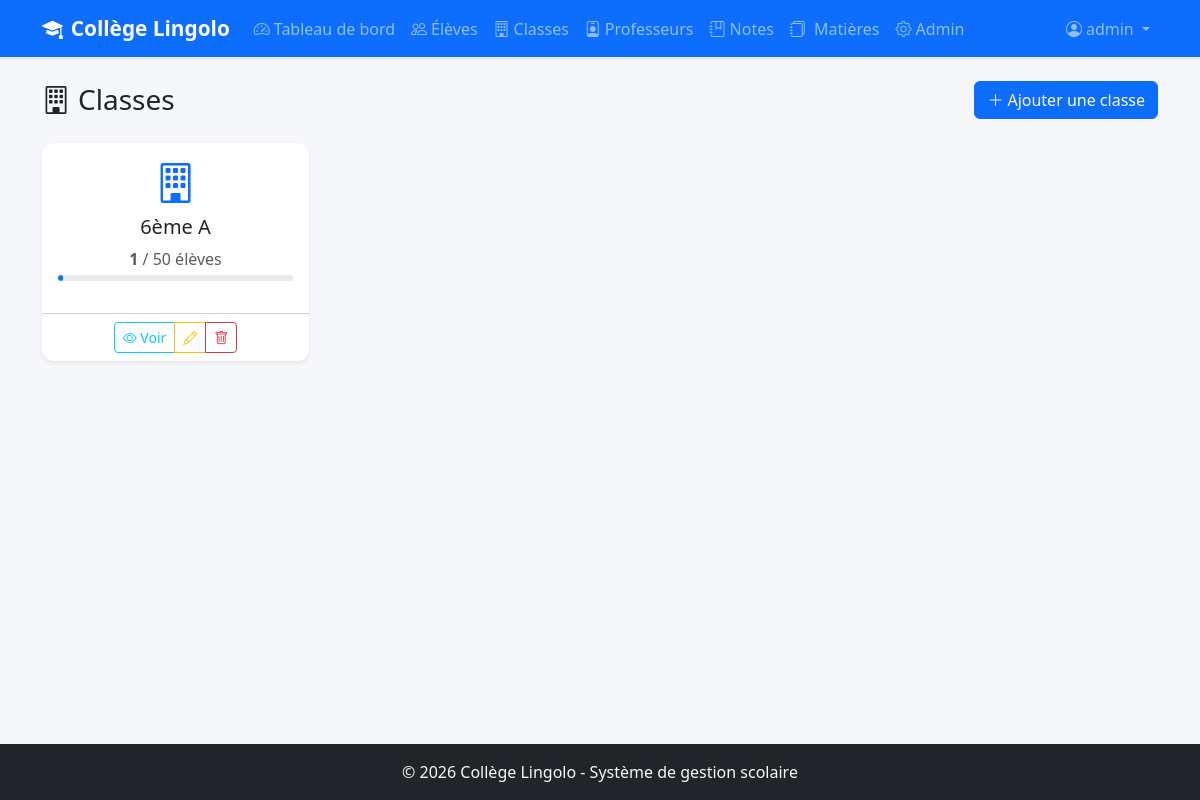
Before: /classes/ (signed in) with the older database file.
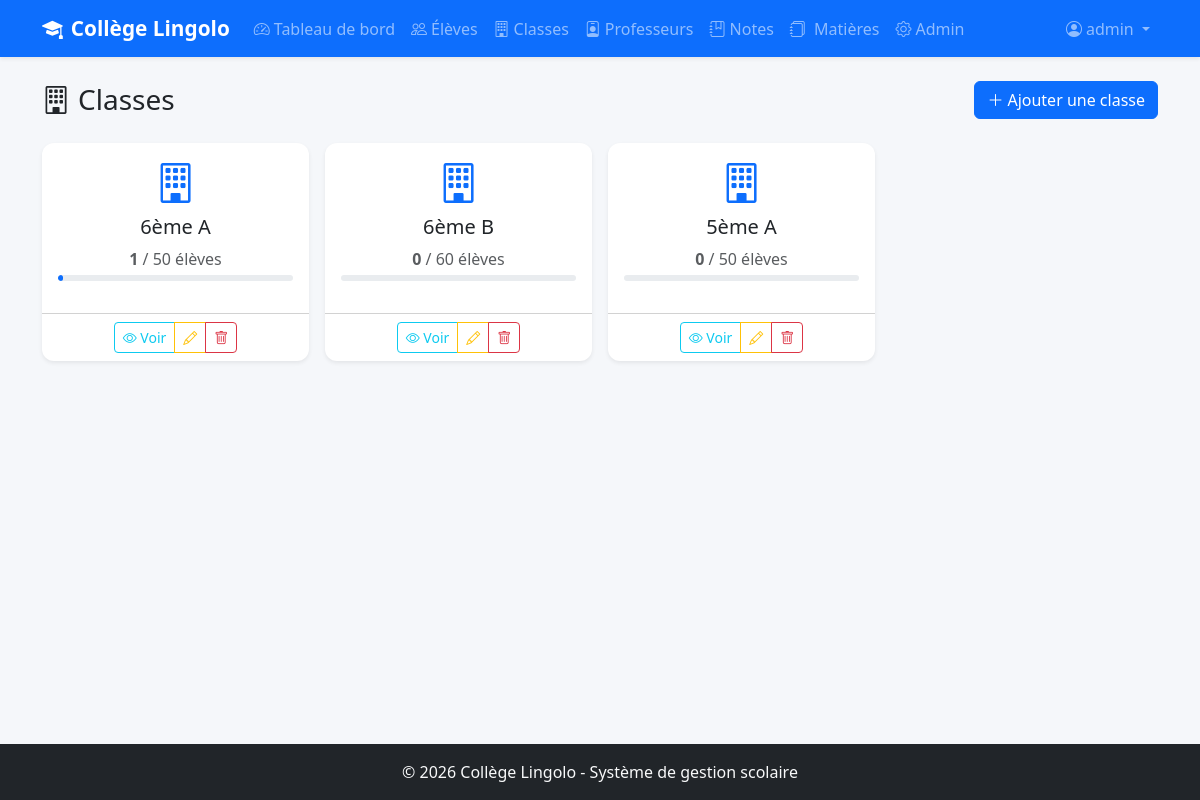
After: the same page with the newer database file.
### eleves/models.py (models this page shows)
class Classe(models.Model):
    NIVEAUX = [
        ('6eme', '6ème'),
        ('5eme', '5ème'),
        ('4eme', '4ème'),
        ('3eme', '3ème'),
    ]
    niveau = models.CharField(
        max_length=10,
        choices=NIVEAUX,
        verbose_name="Niveau",           # Nom affiché dans l'admin et les forms
        help_text="Niveau scolaire"      # Texte d'aide sous le champ
    )
    lettre = models.CharField(
        max_length=5,
        verbose_name="Lettre",
        help_text="Ex: A, B, C..."
    )
    capacite = models.IntegerField(
        default=50,                      # Valeur par défaut si non renseignée
        verbose_name="Capacité maximale",
        help_text="Nombre maximum d'élèves"
    )
    class Meta:
        verbose_name = "Classe"
        verbose_name_plural = "Classes"
        ordering = ['niveau', 'lettre']
        unique_together = ['niveau', 'lettre']
    def __str__(self):
        return f"{self.get_niveau_display()} {self.lettre}"

### eleves/views.py (the view)
# urls.py: path('classes/', views.liste_classes, name='liste_classes'),
@login_required
def liste_classes(request):
    classes = Classe.objects.annotate(nb_eleves=Count('eleves'))
    return render(request, 'eleves/liste_classes.html', {'classes': classes})

### eleves/templates/eleves/liste_classes.html (shortened to what this page needs)
{% extends 'eleves/base.html' %}
{% block content %}
<div class="d-flex justify-content-between align-items-center mb-4">
    <h1 class="h3 mb-0"><i class="bi bi-building me-2"></i>Classes</h1>
    <a href="{% url 'ajouter_classe' %}" class="btn btn-primary">
        <i class="bi bi-plus-lg me-1"></i>Ajouter une classe
    </a>
</div>
<div class="row g-3">
    {% for classe in classes %}
    <div class="col-md-4 col-lg-3">
        <div class="card border-0 shadow-sm h-100">
            <div class="card-body text-center">
                <div class="display-6 text-primary mb-2">
                    <i class="bi bi-building"></i>
                </div>
                <h5 class="card-title">{{ classe }}</h5>
                <p class="text-muted mb-1">
                    <strong>{{ classe.nb_eleves }}</strong> / {{ classe.capacite }} élèves
                </p>
                <div class="progress mb-3" style="height: 6px;">
                    <div class="progress-bar" style="width: {% widthratio classe.nb_eleves classe.capacite 100 %}%"></div>
                </div>
            </div>
            <div class="card-footer bg-transparent text-center">
                <div class="btn-group btn-group-sm">
                    <a href="{% url 'detail_classe' classe.pk %}" class="btn btn-outline-info">
                        <i class="bi bi-eye"></i> Voir
                    </a>
                    <a href="{% url 'modifier_classe' classe.pk %}" class="btn btn-outline-warning">
                        <i class="bi bi-pencil"></i>
                    </a>
                    <a href="{% url 'supprimer_classe' classe.pk %}" class="btn btn-outline-danger">
                        <i class="bi bi-trash"></i>
                    </a>
                </div>
            </div>
        </div>
    </div>
    {% empty %}
    <div class="col-12 text-center py-5 text-muted">
        <i class="bi bi-inbox display-4 d-block mb-2"></i>
        Aucune classe. <a href="{% url 'ajouter_classe' %}">Ajouter une classe</a>
    </div>
    {% endfor %}
</div>
{% endblock %}

Changed rows visible on the page:
added Classe: niveau+lettre "6ème B", nb_eleves "0", capacite "60"
added Classe: niveau+lettre "5ème A", nb_eleves "0", capacite "50"
